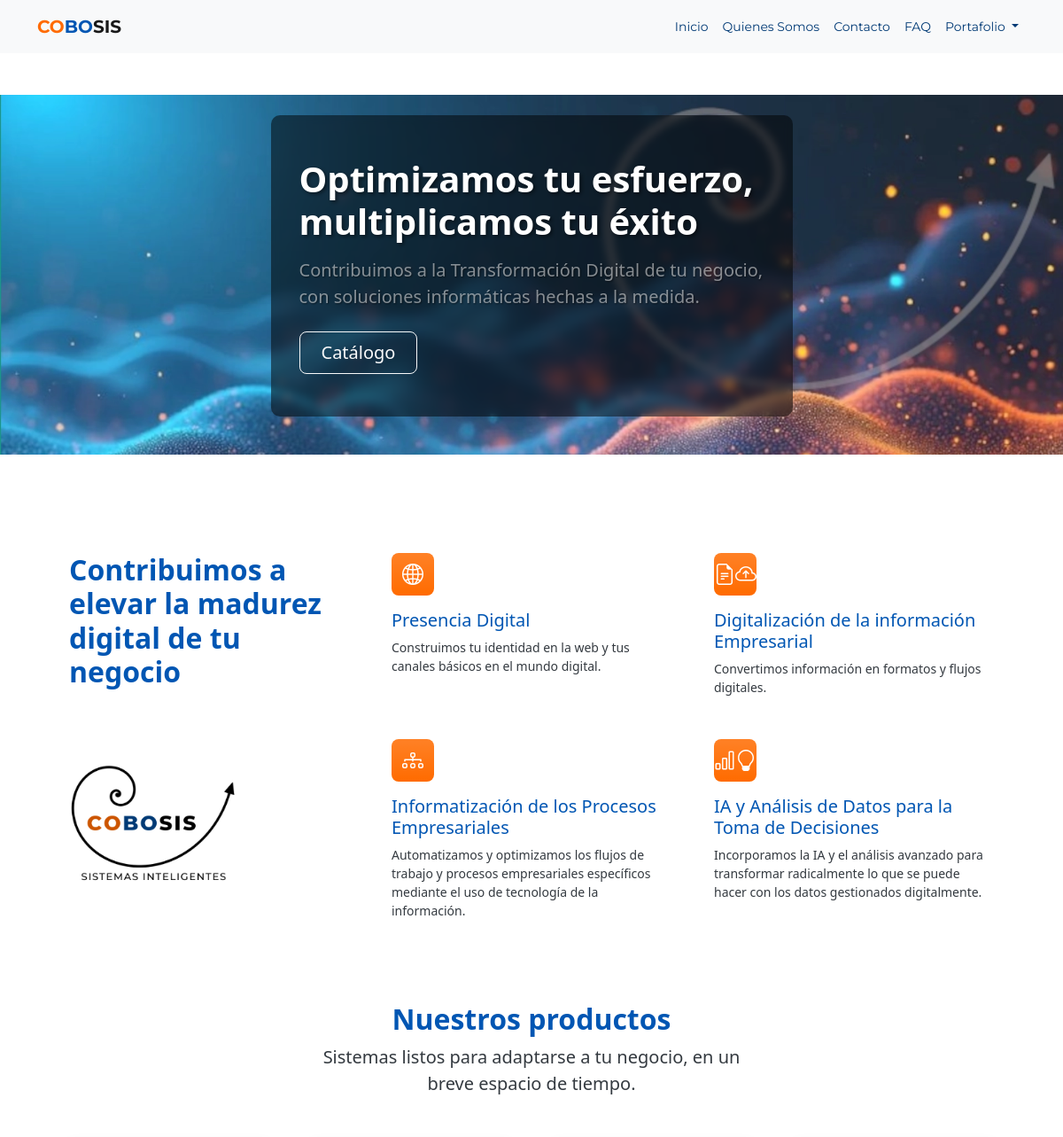
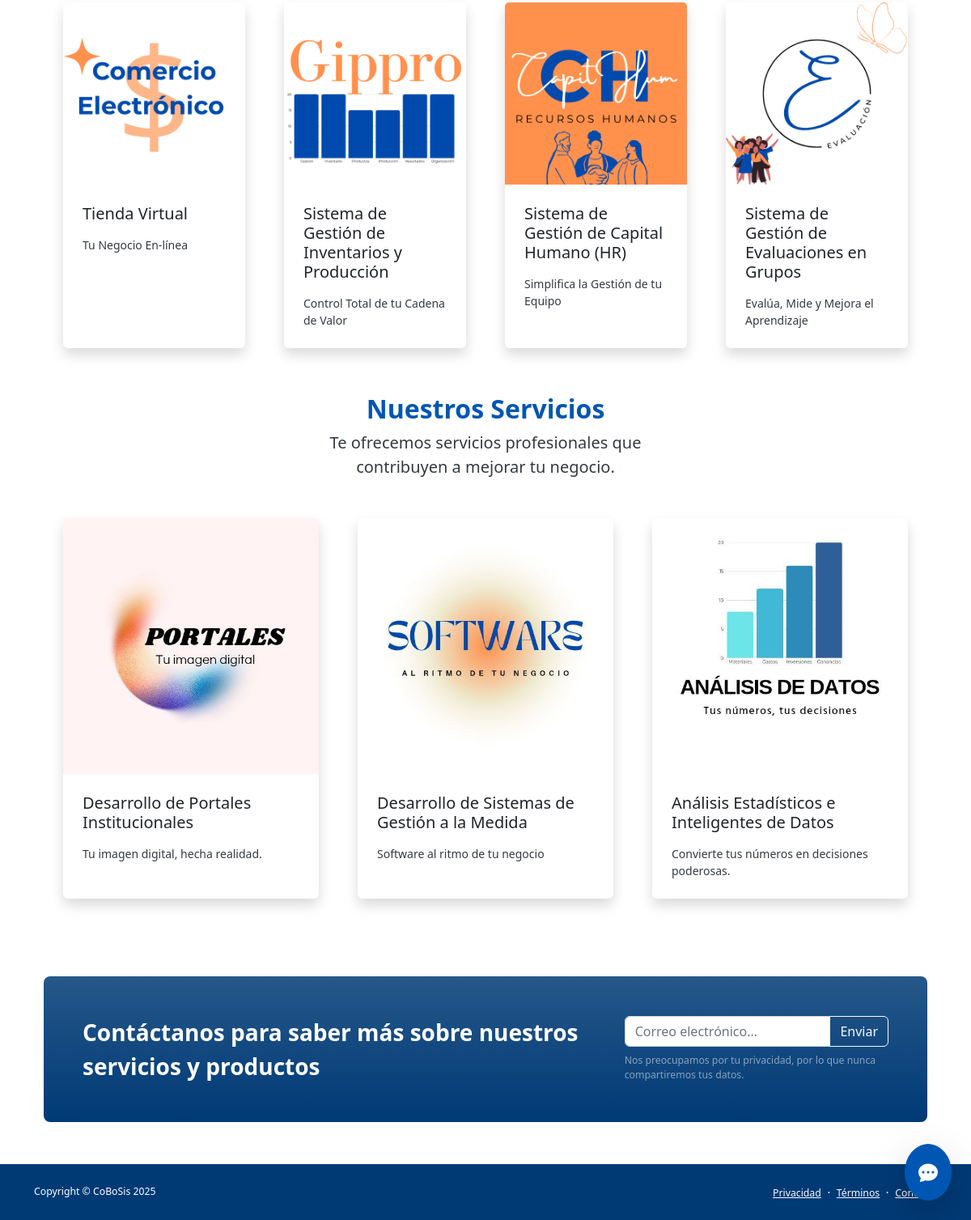
The page / on the database its author committed (2 pictures, top to bottom).
### productos/models.py (models this page shows, shortened)
class Productos(models.Model):
    nombre = models.CharField(max_length=100)
    slug = models.SlugField(max_length=100, unique=True,
                            help_text='Valor único de cada producto creado a partir del nombre',
                            verbose_name = "Código URL")
    slogan = models.TextField(max_length=250)
    descripcion = models.TextField(max_length=350)
    caracteristicas = models.TextField(help_text="Lista de características separadas por punto y coma")
    beneficios = models.TextField(help_text="Lista de beneficios separados por punto y coma")
    modelo_negocio = models.TextField()
    images = models.ImageField(upload_to='productos_images', null=True, blank=True, verbose_name = "Logo o imagen")
    servicio = models.BooleanField(default=False, verbose_name = "Servicio")
    destacado = models.BooleanField(default=True, verbose_name = "Destacar en Front")
    precio = models.DecimalField(max_digits=10, decimal_places=2, default=0.00)
    @property
    def get_image_url(self):
        if self.images and hasattr(self.images, 'url'):
            return self.images.url
        else:
            return "/static/images/Generico.png"

### pages/models.py (models this page shows, shortened)
class Paginas(models.Model):
    title = models.CharField(null = False, blank = False, max_length=200, verbose_name="Título")
    content = CKEditor5Field(default = "Texto", verbose_name="Contenido")
    created = models.DateTimeField(auto_now_add=True, verbose_name="Fecha de creación")
    updated = models.DateTimeField(auto_now=True, verbose_name="Fecha de edición")
    class Meta:
        db_table = "paginas"
        verbose_name = "página"
        verbose_name_plural = "páginas"
        ordering = ['title']

### portal/views.py (the view)
# urls.py: path('', views.inicio, name="inicio"),
def inicio(request):
    products=Productos.objects.all()
    equip=Profile.objects.all()
    return render(request, "index.html", locals())

### pages/templatetags/pages_extras.py (called while the page is built)
@register.simple_tag
def get_page_list():
    pages = Paginas.objects.all()
    return pages

### templates/index.html (shortened to what this page needs)
{% extends 'base.html' %}
{% load static %}
{% block content %}
    <header class="banner-section position-relative overflow-hidden">
        <div class="banner-container">
            <img src="{% static 'images/banner.webp' %}" alt="Banner CoBoSis" class="banner-image">
            <div class="banner-overlay"></div>
        </div>
        <div class="container px-3 px-lg-5 position-relative z-index-1">
            <div class="row gx-5 align-items-center justify-content-center banner-content-wrapper">
                <div class="col-12 col-lg-8 col-xl-7 col-xxl-6">
                    <div class="banner-content text-center text-lg-start py-4 py-lg-5">
                        <h1 class="banner-title text-white mb-3">Optimizamos tu esfuerzo, multiplicamos tu éxito</h1>
                        <p class="banner-text text-white-50 mb-4">Contribuimos a la Transformación Digital de tu negocio, con soluciones informáticas hechas a la medida.</p>
                        <div class="d-grid gap-3 d-sm-flex justify-content-sm-center justify-content-lg-start">
                            <a class="btn btn-outline-light btn-lg px-4" href="/catalogo/">Catálogo</a>
                        </div>
                    </div>
                </div>
            </div>
        </div>
    </header>
<main>
    <section class="py-5" id="features">
        <div class="container px-3 px-lg-5 my-3">
            <div class="row gx-5">
                <div class="col-lg-4 mb-5 mb-lg-0 text-center text-lg-start">
                    <h2 class="fw-bolder mb-0 " style="color: #0056b3;">Contribuimos a elevar la madurez digital de tu negocio</h2>
                    <img class="img-fluid rounded-3 my-5 mx-auto d-block d-lg-inline" src="{% static 'images/logo.png'%}" style="max-width: 60%;" alt="Logo CoBoSis"  />
                </div>
                <div class="col-lg-8">
                    <div class="row gx-5 row-cols-1 row-cols-md-2">
                        <div class="col mb-5 h-100">
                            <div class="feature bg-gradient text-white rounded-3 mb-3" style="background-color: #ff6b00;"><i class="bi bi-globe2"></i></div>
                            <h2 class="h5" style="color: #0056b3;">Presencia Digital</h2>
                            <p class="mb-0" style="color: #343a40;">Construimos tu identidad en la web y tus canales básicos en el mundo digital.</p>
                        </div>
                        <div class="col mb-5 h-100">
                            <div class="feature bg-gradient text-white rounded-3 mb-3" style="background-color: #ff6b00;"><i class="bi bi-file-earmark-text"></i><i class="bi bi-cloud-arrow-up"></i></div>
                            <h2 class="h5" style="color: #0056b3;">Digitalización de la información Empresarial</h2>
                            <p class="mb-0" style="color: #343a40;">Convertimos información en formatos y flujos digitales.</p>
                        </div>
                        <div class="col mb-5 mb-md-0 h-100">
                            <div class="feature bg-gradient text-white rounded-3 mb-3" style="background-color: #ff6b00;"><i class="bi bi-diagram-3"></i></div>
                            <h2 class="h5" style="color: #0056b3;">Informatización de los Procesos Empresariales</h2>
                            <p class="mb-0" style="color: #343a40;">Automatizamos y optimizamos los flujos de trabajo y procesos empresariales específicos mediante el uso de tecnología de la información.</p>
                        </div>
                        <div class="col h-100">
                            <div class="feature bg-gradient text-white rounded-3 mb-3" style="background-color: #ff6b00;"><i class="bi bi-bar-chart"></i><i class="bi bi-lightbulb"></i></div>
                            <h2 class="h5" style="color: #0056b3;">IA y Análisis de Datos para la Toma de Decisiones</h2>
                            <p class="mb-0" style="color: #343a40;">Incorporamos la IA y el análisis avanzado para transformar radicalmente lo que se puede hacer con los datos gestionados digitalmente.</p>
                        </div>
                    </div>
                </div>
            </div>
        </div>
    </section>
    <section class="py-1">
        <div class="container px-3 px-lg-5">
            <div class="row gx-5 justify-content-center">
                <div class="col-lg-8 col-xl-6">
                    <div class="text-center">
                        <h2 class="fw-bolder" style="color: #0056b3;">Nuestros productos</h2>
                        <p class="lead fw-normal mb-5" style="color: #343a40;">Sistemas listos para adaptarse a tu negocio, en un breve espacio de tiempo.</p>
                    </div>
                </div>
            </div>
            <div class="row gx-5">
                {%for p in products %}
                {% if not p.servicio %}
                {% if p.destacado %}
                <div class="col-lg-3 col-md-6 mb-5">
                    <div class="card h-100 shadow border-0">
                        <img class="card-img-top" src="{{p.get_image_url}}" alt="..." />
                        <div class="card-body p-4">
                            <a class="text-decoration-none link-dark stretched-link" href="{% url 'detalle_prod' p.slug %}"><h5 class="card-title mb-3">{{p.nombre}}</h5></a>
                            <p class="card-text mb-0">{{p.slogan}}</p>
                        </div>
                    </div>
                </div>
                {% endif %}
                {% endif %}
                {% endfor %}
            </div>
        </div>
    </section>
    <section class="py-1">
        <div class="container px-3 px-lg-5">
            <div class="row gx-5 justify-content-center">
                <div class="col-lg-8 col-xl-6">
                    <div class="text-center">
                        <h2 class="fw-bolder" style="color: #0056b3;">Nuestros Servicios</h2>
                        <p class="lead fw-normal mb-5" style="color: #343a40;">Te ofrecemos servicios profesionales que contribuyen a mejorar tu negocio.</p>
                    </div>
                </div>
            </div>
            <div class="row gx-5">
                {%for p in products %}
                {% if p.servicio %}
                {% if p.destacado %}
                <div class="col-lg-4 col-md-6 mb-5">
                    <div class="card h-100 shadow border-0">
                        <img class="card-img-top" src="{{p.get_image_url}}" alt="..." />
                        <div class="card-body p-4">
                            <a class="text-decoration-none link-dark stretched-link" href="{% url 'detalle_prod' p.slug %}"><h5 class="card-title mb-3">{{p.nombre}}</h5></a>
                            <p class="card-text mb-0">{{p.slogan}}</p>
                        </div>
                    </div>
                </div>
                {% endif %}
                {% endif %}
                {% endfor %}
            <aside class="bg-gradient rounded-3 p-4 p-sm-5 mt-5 my-5" style="background-color: #003a75;">
                <div class="d-flex align-items-center justify-content-between flex-column flex-xl-row text-center text-xl-start">
                    <div class="mb-4 mb-xl-0">
                        <div class="fs-3 fw-bold text-white">Contáctanos para saber más sobre nuestros servicios y productos</div>
                    </div>
                    <div class="ms-xl-4">
                        <div class="input-group mb-2">
                            <input class="form-control" type="text" placeholder="Correo electrónico..." aria-label="Correo electrónico..." aria-describedby="button-newsletter" />
                            <button class="btn btn-outline-light" id="button-newsletter" type="button">Enviar</button>
                        </div>
                        <div class="small text-white-50">Nos preocupamos por tu privacidad, por lo que nunca compartiremos tus datos.</div>
                    </div>
                </div>
            </aside>
        </div>
    </section>
</main>
{% endblock %}

### templates/base.html (shortened to what this page needs)
<!DOCTYPE html>
<html lang="es">
{% load static %}
{% load django_bootstrap5 %}
{% load pages_extras %}
{% get_page_list as page_list %}
<head>
    <link href="https://cdn.jsdelivr.net/npm/bootstrap@5.1.3/dist/css/bootstrap.min.css" rel="stylesheet">
    <link href="https://cdn.jsdelivr.net/npm/bootstrap-icons@1.5.0/font/bootstrap-icons.css" rel="stylesheet" />
    <link href="{% static 'css/styles.css' %}" rel="stylesheet" />
</head>
<body class="d-flex flex-column h-100">
    <main class="flex-shrink-0">
        <nav class="navbar navbar-expand-lg navbar-light bg-light sticky-top">
            <div class="container">
                <a class="navbar-brand fw-bold" href="/" style="font-family: Montserrat;">
                    <span style="color: #ff6b00;">CO</span><span style="color: #0056b3;">BO</span>SIS
                </a>
                <div class="collapse navbar-collapse" id="navbarSupportedContent" style="font-family: Montserrat;">
                    <ul class="navbar-nav ms-auto mb-2 mb-lg-0">
                        <li class="nav-item"><a class="nav-link" href="{% url 'inicio' %}" style="color: #003a75">Inicio</a></li>
                        <li class="nav-item"><a class="nav-link" href="{% url 'quienes' %}" style="color: #003a75">Quienes Somos</a></li>
                        <li class="nav-item"><a class="nav-link" href="{% url 'contacto' %}" style="color: #003a75">Contacto</a></li>
                        <li class="nav-item"><a class="nav-link" href="{% url 'preguntas' %}" style="color: #003a75">FAQ</a></li>
                        <li class="nav-item dropdown">
                            <a class="nav-link dropdown-toggle" href="#" id="navbarDropdownPortfolio" role="button" data-bs-toggle="dropdown" aria-expanded="false" style="color: #003a75;">
                                Portafolio
                            </a>
                        </li>
                    </ul>
                </div>
            </div>
        </nav>
        {% block content %}{% endblock %}
        <footer class="py-4 mt-auto" style="background-color: #003a75;">
            <div class="container">
                <div class="row align-items-center justify-content-between flex-column flex-sm-row text-center text-sm-start">
                    <div class="col-auto mb-2 mb-sm-0">
                        <div class="small m-0 text-white">Copyright &copy; CoBoSis 2025</div>
                    </div>
                    <div class="col-auto">
                        {% for page in page_list %}
                        <a class="link-light small" href="{% url 'page' page.id %}">{{page.title}}</a>
                        <span class="text-white mx-1">&middot;</span>
                        {% endfor %}
                        <a class="link-light small" href="{% url 'contacto' %}"> Contacto </a>
                    </div>
                </div>
            </div>
        </footer>
        {% include 'chatbot/chatbot_widget.html' %}
</body>
</html>

### templates/chatbot/chatbot_widget.html (shortened to what this page needs)
{% load static %}
<div id="chat-button" class="position-fixed bottom-0 end-0 mb-4 me-4" style="z-index: 10000;">
    <button type="button" class="btn btn-primary rounded-circle p-3 shadow-lg" id="open-chat"
            title="Chatear con nuestro asistente">
        <i class="bi bi-chat-dots-fill fs-4"></i>
    </button>
</div>

### templates/base.html (style rules this page uses)
body { font-size: 14px; }
h1, h2, h3, h4, h5, h6 { word-wrap: break-word; }
img { max-width: 100%; height: auto; }
.navbar { min-height: 60px; }

### templates/index.html (style rules this page uses)
.banner-section { background-color: white; position: relative; min-height: 500px; overflow: hidden; }
.banner-container { position: absolute; top: 0; left: 0; width: 100%; height: 100%; display: flex; justify-content: center; align-items: center; }
.banner-image { width: 100%; height: 100%; object-fit: contain; object-position: center; }
.banner-overlay { position: absolute; top: 0; left: 0; width: 100%; height: 100%; background: rgba(255, 255, 255, 0.1); }
.banner-content-wrapper { min-height: 60vh; }
.banner-title { font-size: 2.5rem; font-weight: 700; text-shadow: 2px 2px 4px rgba(0,0,0,0.5); line-height: 1.2; }
.banner-text { font-size: 1.25rem; text-shadow: 1px 1px 2px rgba(0,0,0,0.5); }
.position-relative.z-index-1 { z-index: 1; }
.banner-content { background: rgba(0, 0, 0, 0.5); border-radius: 10px; padding: 2rem; backdrop-filter: blur(5px); }

### rows shown on the page
Productos: get_image_url (picture), nombre "Tienda Virtual", slogan "Tu Negocio En-línea"
Productos: get_image_url (picture), nombre "Sistema de Gestión de Inventarios y Producción", slogan "Control Total de tu Cadena de Valor"
Productos: get_image_url (picture), nombre "Sistema de Gestión de Capital Humano (HR)", slogan "Simplifica la Gestión de tu Equipo"
Productos: get_image_url (picture), nombre "Sistema de Gestión de Evaluaciones en Grupos", slogan "Evalúa, Mide y Mejora el Aprendizaje"
Productos: get_image_url (picture), nombre "Desarrollo de Portales Institucionales", slogan "Tu imagen digital, hecha realidad."
Productos: get_image_url (picture), nombre "Desarrollo de Sistemas de Gestión a la Medida", slogan "Software al ritmo de tu negocio"
Productos: get_image_url (picture), nombre "Análisis Estadísticos e Inteligentes de Datos", slogan "Convierte tus números en decisiones poderosas."
Paginas: title "Privacidad"
Paginas: title "Términos"
